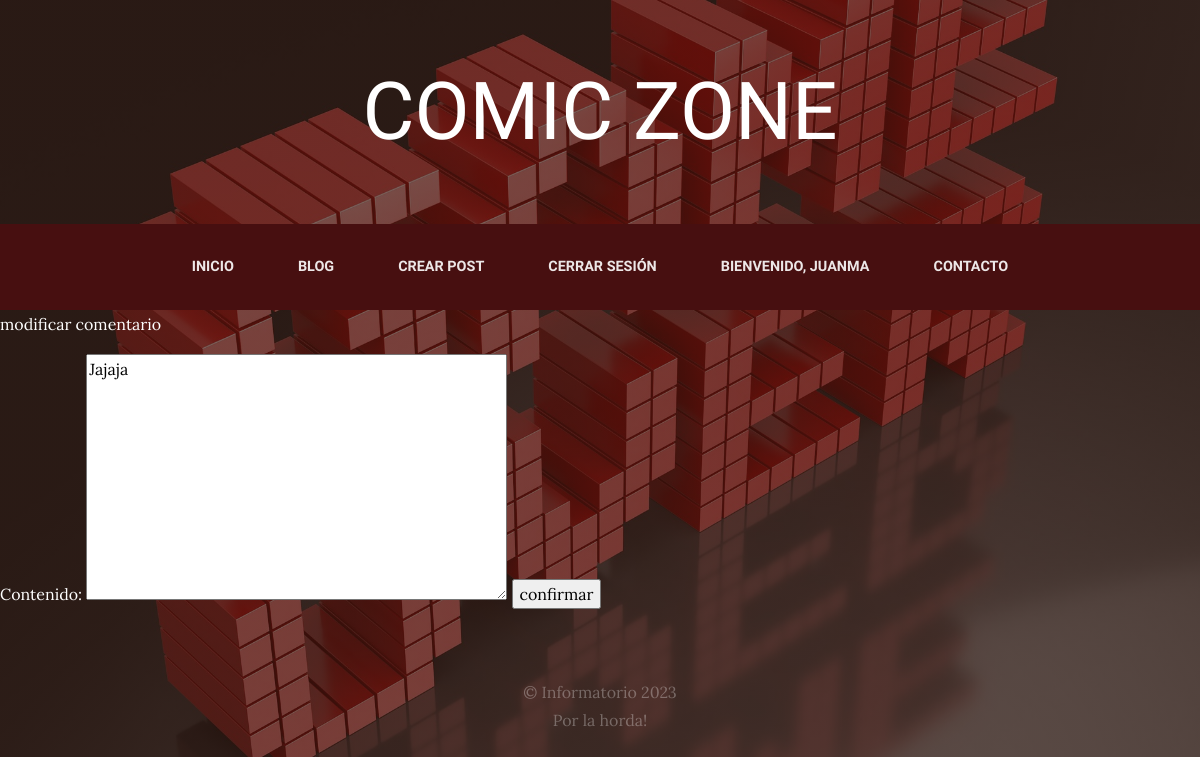
Before: /blog/modificar/1 (signed in) with the older database file.
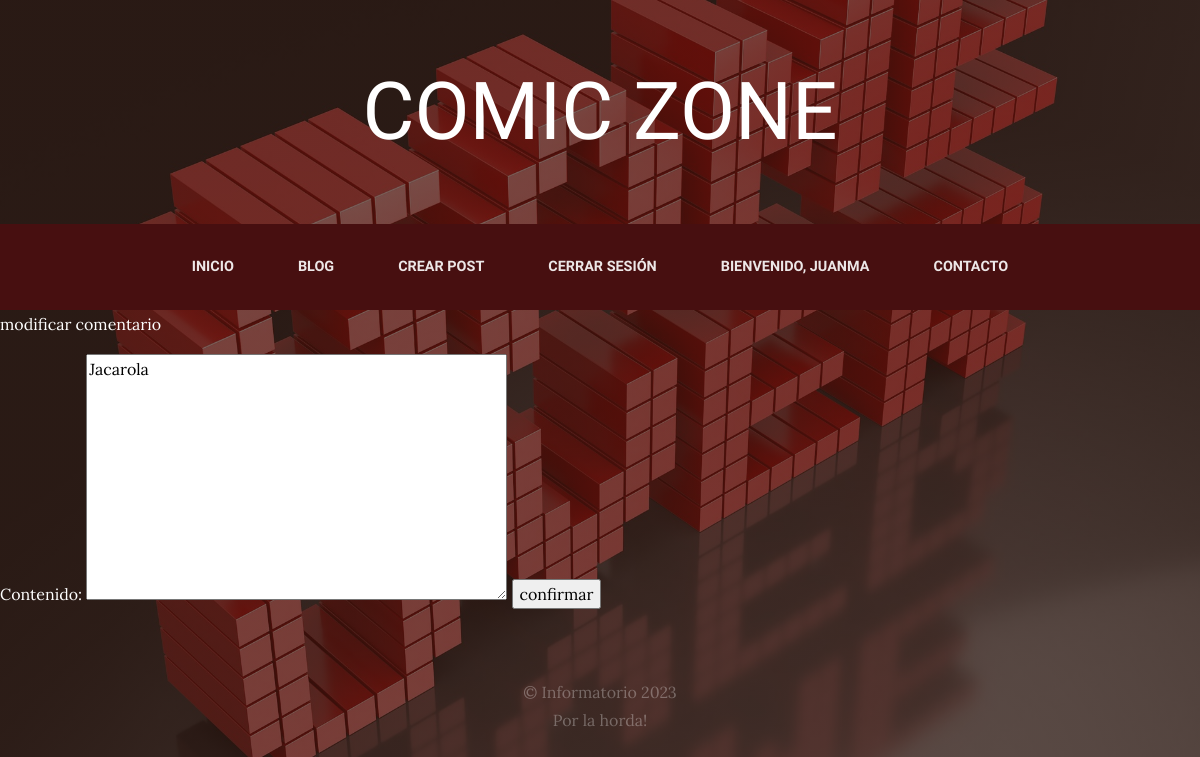
After: the same page with the newer database file.
### blog/models.py (models this page shows, shortened)
class Comentario(models.Model):
    contenido = models.TextField()
    autor = models.ForeignKey(User, on_delete=models.CASCADE)
    post = models.ForeignKey(Post, on_delete=models.CASCADE)
    created = models.DateTimeField(auto_now_add=True)
    updated = models.DateTimeField(auto_now_add=True)
    class Meta:
        verbose_name='comentario'
        verbose_name_plural='comentarios'

### blog/views.py (the view, shortened to what this page needs)
# urls.py: path('modificar/<int:pk>',views.Modificar_comentario.as_view(), name='modificar_comentario')
class Modificar_comentario(UpdateView):
    model = Comentario
    form_class = Comentario_Form
    template_name = 'comentarios/modificar_comentario.html'
    @method_decorator(login_required)
    def dispatch(self, request, *args, **kwargs):
        comment = self.get_object()
        if comment.autor != self.request.user:
            raise Http404
        return super().dispatch(request, *args, **kwargs)

### blog/forms.py
class Comentario_Form(ModelForm):
    class Meta:
        model = Comentario
        fields = ('contenido',)

### blog/templates/comentarios/modificar_comentario.html (shortened to what this page needs)
{% extends "proyecto_web/base.html" %}
{% load static %}
{% block content %}
<form method="post" action="{% url 'modificar_comentario' comentario.pk %}">
    <p>modificar comentario </p>
    {{ form }}
    <input type="submit" value="confirmar">
</form>
{% endblock %}

Changed rows visible on the page:
changed Comentario: contenido "Jajaja" → "Jacarola"
